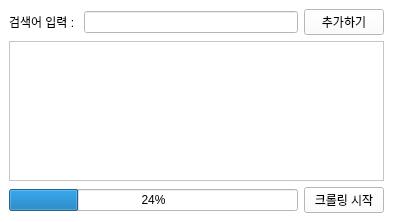
<?xml version="1.0" encoding="UTF-8"?>
<ui version="4.0">
 <class>MainWindow</class>
 <widget class="QMainWindow" name="MainWindow">
  <property name="geometry">
   <rect>
    <x>0</x>
    <y>0</y>
    <width>393</width>
    <height>222</height>
   </rect>
  </property>
  <property name="windowTitle">
   <string>BigKinds Croller</string>
  </property>
  <property name="windowIcon">
   <iconset>
    <normaloff>icon.png</normaloff>icon.png</iconset>
  </property>
  <property name="styleSheet">
   <string notr="true"> background-color:rgb(255, 255, 255);
</string>
  </property>
  <widget class="QWidget" name="centralwidget">
   <layout class="QFormLayout" name="formLayout">
    <item row="0" column="0" colspan="2">
     <layout class="QGridLayout" name="gridLayout">
      <item row="2" column="0" colspan="2">
       <widget class="QProgressBar" name="pbActive">
        <property name="value">
         <number>24</number>
        </property>
       </widget>
      </item>
      <item row="0" column="2">
       <widget class="QPushButton" name="btnAdd">
        <property name="text">
         <string>추가하기</string>
        </property>
       </widget>
      </item>
      <item row="2" column="2">
       <widget class="QPushButton" name="btnStart">
        <property name="text">
         <string>크롤링 시작</string>
        </property>
       </widget>
      </item>
      <item row="0" column="0">
       <widget class="QLabel" name="label">
        <property name="font">
         <font>
          <pointsize>9</pointsize>
         </font>
        </property>
        <property name="text">
         <string>검색어 입력 : </string>
        </property>
       </widget>
      </item>
      <item row="0" column="1">
       <widget class="QLineEdit" name="edFilter"/>
      </item>
      <item row="1" column="0" colspan="3">
       <widget class="QListWidget" name="lwFilter"/>
      </item>
     </layout>
    </item>
   </layout>
  </widget>
 </widget>
 <resources/>
 <connections/>
</ui>
